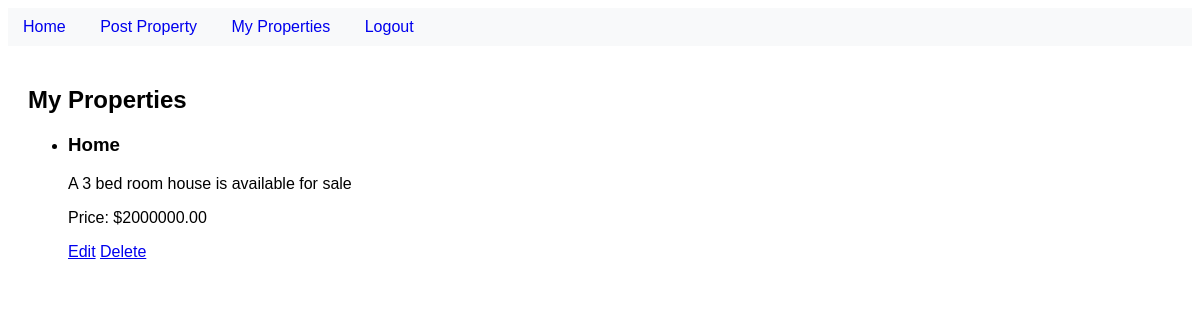
Page /my_properties/ (signed in) on the committed database.
### listings/models.py (models this page shows, shortened)
class Property(models.Model):
    title = models.CharField(max_length=255)
    description = models.TextField()
    address = models.CharField(max_length=255)
    city = models.CharField(max_length=100)
    state = models.CharField(max_length=100)
    zip_code = models.CharField(max_length=20)
    price = models.DecimalField(max_digits=10, decimal_places=2)
    bedrooms = models.IntegerField()
    bathrooms = models.IntegerField()
    area = models.DecimalField(max_digits=7, decimal_places=2)
    nearby_hospitals = models.CharField(max_length=255)
    nearby_colleges = models.CharField(max_length=255)
    seller = models.ForeignKey(User, on_delete=models.CASCADE)
    likes = models.ManyToManyField(User, related_name='property_likes', blank=True)

### listings/views.py (the view)
# urls.py: path('my_properties/', views.my_properties, name='my_properties'),
@login_required
def my_properties(request):
    properties = Property.objects.filter(seller=request.user)
    return render(request, 'my_properties.html', {'properties': properties})

### listings/templates/my_properties.html
{% extends 'base.html' %}
{% block content %}
<h2>My Properties</h2>
<ul>
    {% for property in properties %}
        <li>
            <h3>{{ property.title }}</h3>
            <p>{{ property.description }}</p>
            <p>Price: ${{ property.price }}</p>
            <a href="{% url 'property_update' property.pk %}">Edit</a>
            <a href="{% url 'property_delete' property.pk %}">Delete</a>
        </li>
    {% endfor %}
</ul>
{% endblock %}

### static/styles.css (style rules this page uses)
body { font-family: Arial, sans-serif; }

### rows in the picture
Property: title "Home", description "A 3 bed room house is available for sale", price "2000000.00"
